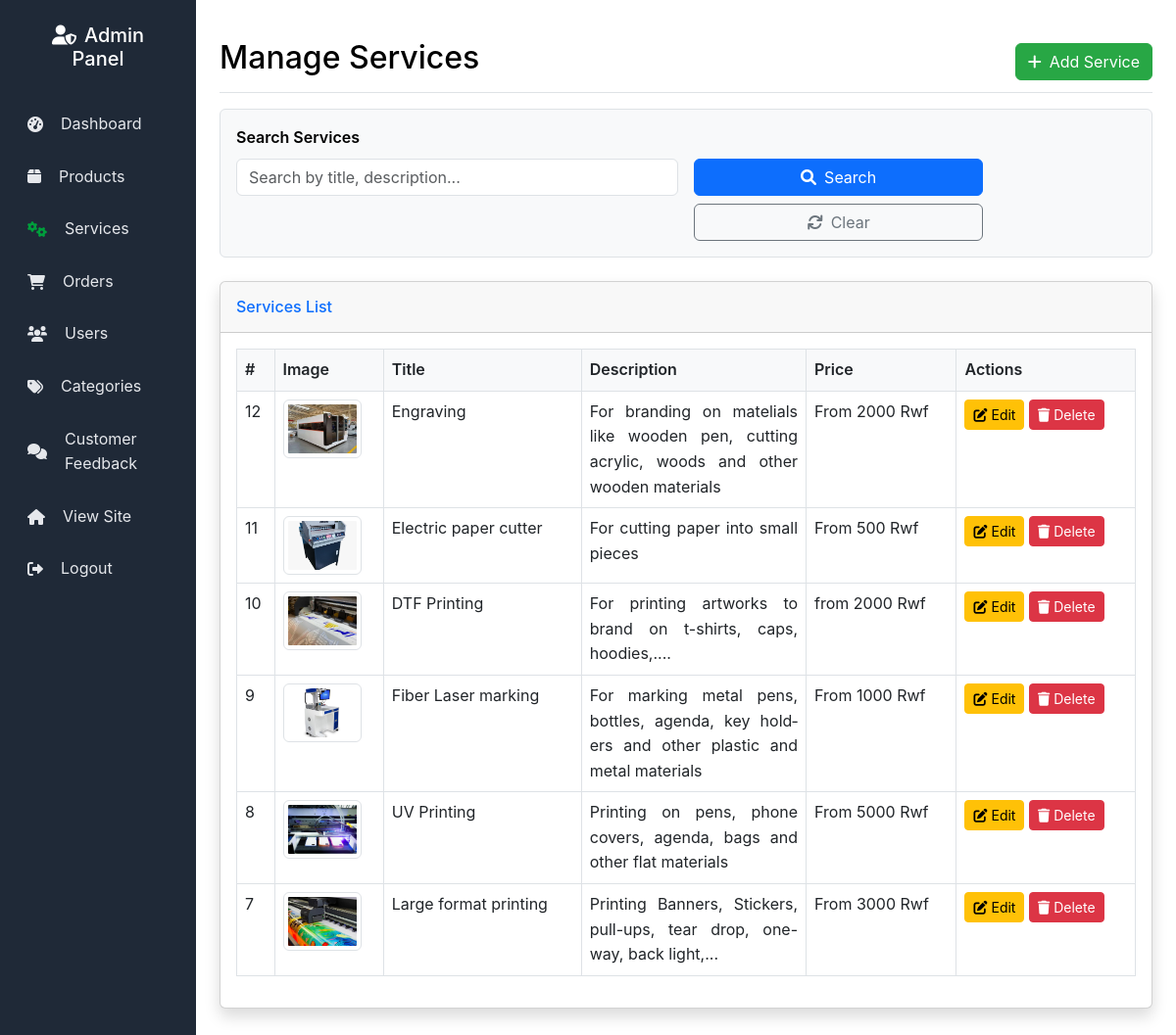
/admin/services.php (signed in), run on the app's committed database.
### tables this page shows
CREATE TABLE `services` (
  `id` int(11) NOT NULL,
  `title` varchar(255) NOT NULL,
  `description` text DEFAULT NULL,
  `image` varchar(255) DEFAULT NULL,
  `price` varchar(100) DEFAULT NULL,
  `created_at` timestamp NOT NULL DEFAULT current_timestamp(),
  `updated_at` timestamp NOT NULL DEFAULT current_timestamp() ON UPDATE current_timestamp()
);

### admin/services.php (the view, shortened to what this page needs)
<?php
require_once '../config/database.php';
$search = $_GET['search'] ?? '';
$stmt = $conn->prepare('SELECT * FROM services ORDER BY id DESC');
$stmt->execute();
$all_services = $stmt->fetchAll(PDO::FETCH_ASSOC);
$services = [];
if (!empty($search)) {
    $search_lower = strtolower(trim($search));
    foreach ($all_services as $service) {
        if (strpos(strtolower($service['title']), $search_lower) !== false ||
            strpos(strtolower($service['description']), $search_lower) !== false) {
            $services[] = $service;
        }
    }
} else {
    $services = $all_services;
}
?>
<!DOCTYPE html>
<html lang="en">
<head>
    <link href="https://cdn.jsdelivr.net/npm/bootstrap@5.3.0/dist/css/bootstrap.min.css" rel="stylesheet">
    <link href="../assets/css/style.css" rel="stylesheet">
    <link href="admin.css?v=<?php echo time(); ?>" rel="stylesheet">
    <link href="https://cdnjs.cloudflare.com/ajax/libs/font-awesome/6.0.0/css/all.min.css" rel="stylesheet">
</head>
<body>
<div class="container-fluid">
    <div class="row">
        <?php include 'sidebar.php'; ?>
        <main class="col-md-9 ms-sm-auto col-lg-10 px-md-4 py-4">
            <div class="d-flex justify-content-between flex-wrap flex-md-nowrap align-items-center pt-3 pb-2 mb-3 border-bottom">
                <h1 class="h2">Manage Services</h1>
                <div class="btn-toolbar mb-2 mb-md-0">
                    <button class="btn btn-success" data-bs-toggle="modal" data-bs-target="#serviceModal" onclick="clearServiceForm()">
                        <i class="fas fa-plus me-2"></i>Add Service
                    </button>
                </div>
            </div>
            <div class="admin-search-container">
                <div class="admin-search-form">
                    <form method="GET" class="row g-3">
                        <div class="col-md-6">
                            <label for="search" class="form-label">Search Services</label>
                            <input type="text" class="form-control" id="search" name="search"
                                   value="<?php echo htmlspecialchars($_GET['search'] ?? ''); ?>"
                                   placeholder="Search by title, description...">
                        </div>
                        <div class="col-md-4">
                            <label class="form-label">&nbsp;</label>
                            <div>
                                <button type="submit" class="btn btn-primary w-100 mb-2">
                                    <i class="fas fa-search me-2"></i>Search
                                </button>
                                <a href="services.php" class="btn btn-outline-secondary w-100">
                                    <i class="fas fa-refresh me-2"></i>Clear
                                </a>
                            </div>
                        </div>
                    </form>
                </div>
            </div>
            <div class="card shadow mb-4">
                <div class="card-header py-3">
                    <h6 class="m-0 font-weight-bold text-primary">Services List</h6>
                </div>
                <div class="card-body">
                    <div class="table-responsive">
                        <table class="table table-bordered" width="100%" cellspacing="0">
                            <thead>
                                <tr>
                                    <th>#</th>
                                    <th>Image</th>
                                    <th>Title</th>
                                    <th>Description</th>
                                    <th>Price</th>
                                    <th>Actions</th>
                                </tr>
                            </thead>
                            <tbody>
                                <?php foreach ($services as $service): ?>
                                <tr>
                                    <td><?= $service['id'] ?></td>
                                    <td>
                                        <?php if ($service['image']): ?>
                                            <img src="../<?= htmlspecialchars($service['image']) ?>" class="img-thumbnail" style="width: 80px; height: 60px; object-fit: cover;">
                                        <?php else: ?>
                                            <span class="text-muted">No image</span>
                                        <?php endif; ?>
                                    </td>
                                    <td><?= htmlspecialchars($service['title']) ?></td>
                                    <td style="max-width:200px; white-space:pre-line;"><?= htmlspecialchars($service['description']) ?></td>
                                    <td><?= htmlspecialchars($service['price']) ?></td>
                                    <td>
                                        <button class="btn btn-warning btn-sm mb-1" data-bs-toggle="modal" data-bs-target="#serviceModal" onclick='editService(<?= json_encode($service) ?>)'>
                                            <i class="fas fa-edit me-1"></i>Edit
                                        </button>
                                        <a href="?delete=<?= $service['id'] ?>" class="btn btn-danger btn-sm mb-1" onclick="return confirm('Delete this service?')">
                                            <i class="fas fa-trash me-1"></i>Delete
                                        </a>
                                    </td>
                                </tr>
                                <?php endforeach; ?>
                            </tbody>
                        </table>
                    </div>
                </div>
            </div>
        </main>
    </div>
</div>
</body>
</html>

### assets/css/style.css (style rules this page uses)
:root { --primary-color: #000000; --secondary-color: #ffffff; --success-color: #28a745; --warning-color: #ffc107; --danger-color: #dc3545; --light-gray: #f8f9fa; --dark-gray: #343a40; }
body { font-family: 'Geist', 'Inter', 'Segoe UI', Arial, sans-serif !important; line-height: 1.6; color: var(--primary-color); }
.card-text, .card-body, .modal-body, .alert, .lead, .content, .section-content, .article-content, .about-content { text-align: justify; text-justify: inter-word; hyphens: auto; }
.btn-success { background-color: var(--success-color); border-color: var(--success-color); }
.btn-warning { background-color: var(--warning-color); border-color: var(--warning-color); color: var(--primary-color); }
.btn-danger { background-color: var(--danger-color); border-color: var(--danger-color); }
.form-label { font-weight: 600; }
.table th { background-color: var(--light-gray); border-color: #dee2e6; font-weight: 600; }

### admin/admin.css (style rules this page uses)
:root { --admin-sidebar-bg: #1f2937; }
.table-responsive > table { min-width: 700px; }
.admin-search-container { margin-bottom: 1.5rem; }
.admin-search-form { background: #f8f9fa; padding: 1rem; border-radius: 0.375rem; border: 1px solid #dee2e6; }
.admin-search-form .form-control { border-radius: 0.375rem; }
.admin-search-form .btn { border-radius: 0.375rem; }

### data on the page
services: id "12", image (picture), title "Engraving", description "For branding on matelials like wooden pen, cutting acrylic, woods and other wooden materials", price "From 2000 Rwf"
services: id "11", image (picture), title "Electric paper cutter", description "For cutting paper into small pieces", price "From 500 Rwf"
services: id "10", image (picture), title "DTF Printing", description "For printing artworks to brand on t-shirts, caps, hoodies,....", price "from 2000 Rwf"
services: id "9", image (picture), title "Fiber Laser marking", description "For marking metal pens, bottles, agenda, key holders and other plastic and metal materials", price "From 1000 Rwf"
services: id "8", image (picture), title "UV Printing", description "Printing on pens, phone covers, agenda, bags and other flat materials", price "From 5000 Rwf"
services: id "7", image (picture), title "Large format printing", description "Printing Banners, Stickers, pull-ups, tear drop, one-way, back light,...", price "From 3000 Rwf"
